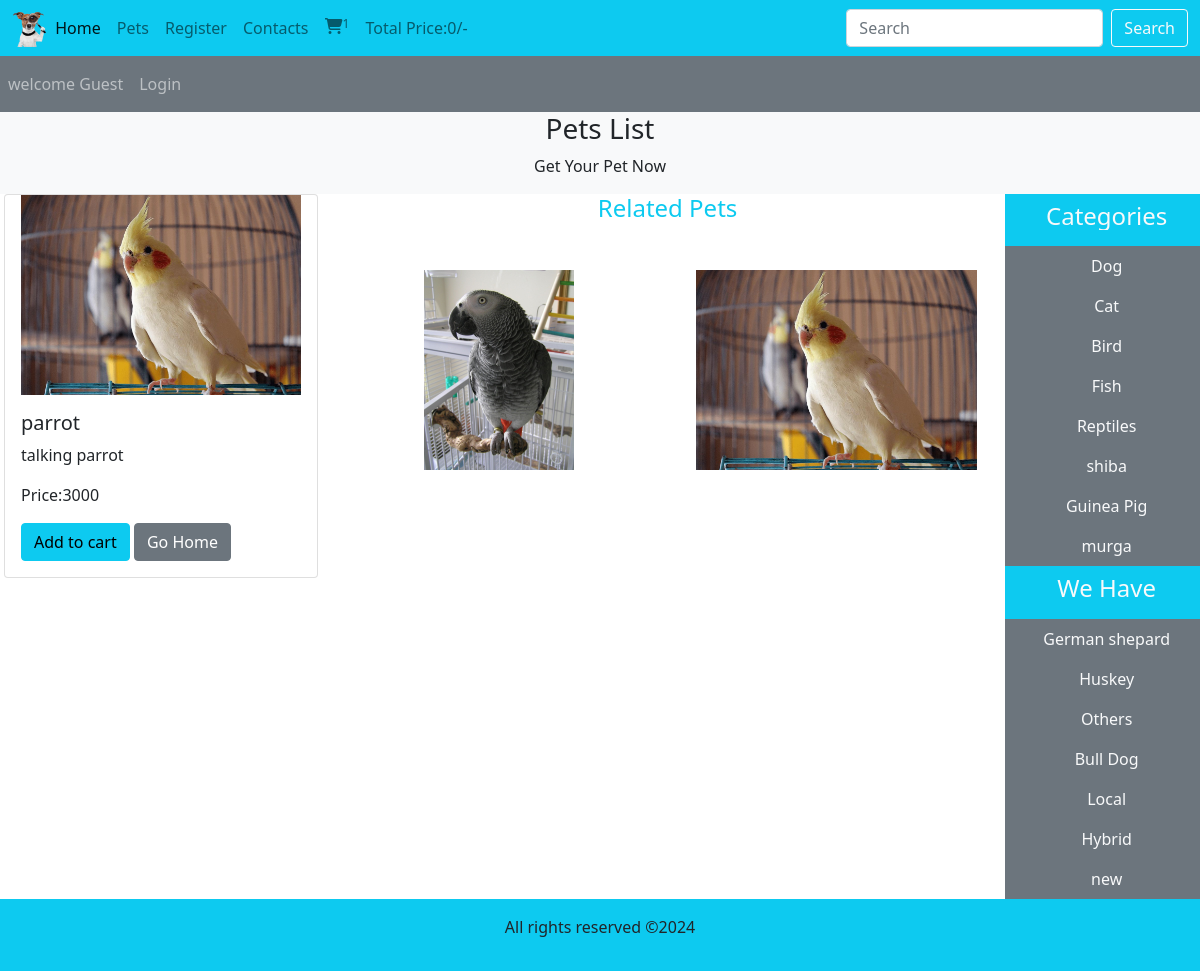
The app's page /pet_details.php?pet_id=3, older data.
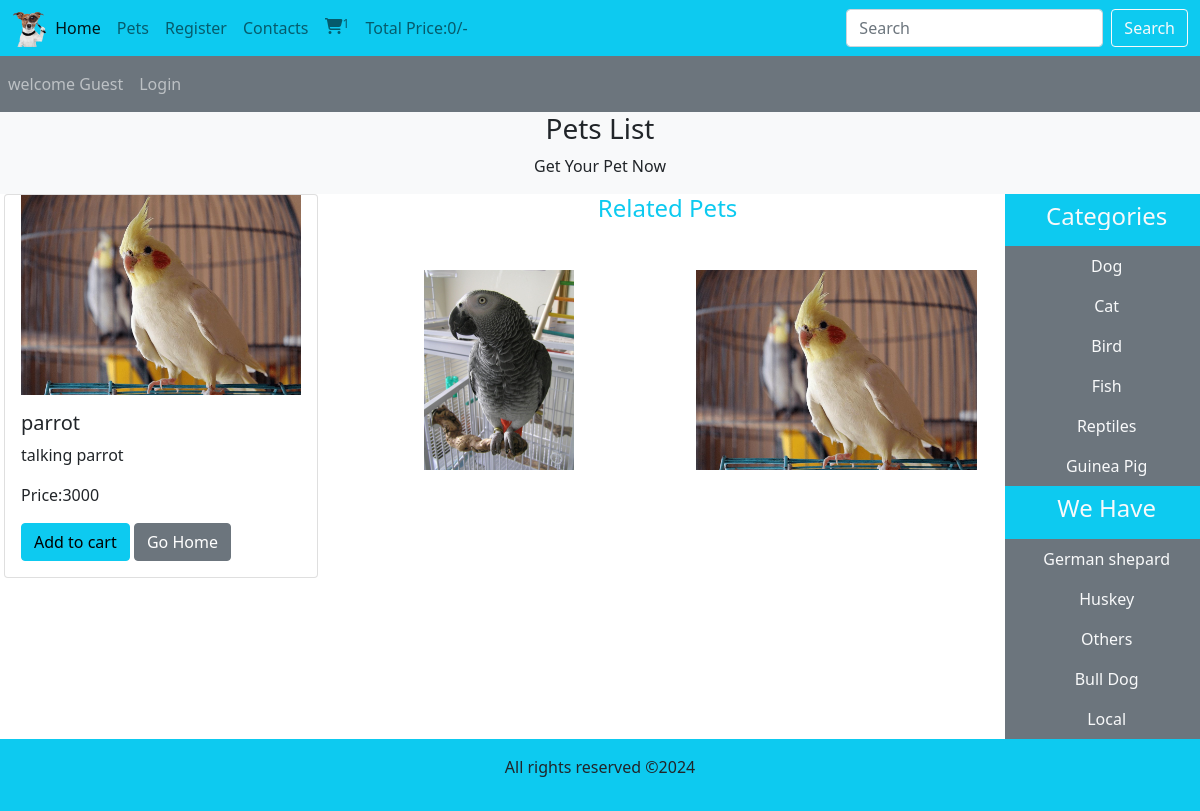
The same page, newer data.
### tables this page shows
CREATE TABLE `pets` (
  `pet_id` int(11) NOT NULL,
  `pet_title` varchar(100) NOT NULL,
  `pet_description` varchar(255) NOT NULL,
  `pet_keywords` varchar(255) NOT NULL,
  `category_id` int(11) NOT NULL,
  `breed_id` int(11) NOT NULL,
  `pet_image1` varchar(255) NOT NULL,
  `pet_image2` varchar(255) NOT NULL,
  `pet_image3` varchar(255) NOT NULL,
  `pet_price` varchar(100) NOT NULL,
  `date` timestamp NOT NULL DEFAULT current_timestamp() ON UPDATE current_timestamp(),
  `status` varchar(100) NOT NULL
);

CREATE TABLE `categories` (
  `category_id` int(11) NOT NULL,
  `category_title` varchar(100) NOT NULL
);

CREATE TABLE `breeds` (
  `breed_id` int(11) NOT NULL,
  `breed_title` varchar(100) NOT NULL
);

### pet_details.php (the view, shortened to what the changed rows need)
<?php
include('./includes/connect.php');
include('./functions/common_function.php');
?>
<!DOCTYPE html>
<html lang="en">
<head>
    <link href="https://cdn.jsdelivr.net/npm/bootstrap@5.0.2/dist/css/bootstrap.min.css" rel="stylesheet">
    <link rel="stylesheet" href="https://cdnjs.cloudflare.com/ajax/libs/font-awesome/6.5.2/css/all.min.css" />
<link rel="stylesheet" href="style.css">
</head>
<body>
  <div class="container-fluid p-0">
<div class="row px-1">
  <div class="col-md-10">
<div class="row">
<?php
view_detais();
?>
</div>
</div>
  <div class="col-md-2 bg-secondary p-0">
     <ul class="navbar-nav me-auto text-center">
  <?php
$select_categories="select * from `categories`";
$result_categories=mysqli_query($con,$select_categories);
while($row_data=mysqli_fetch_assoc($result_categories)){
  $category_title=$row_data['category_title'];
  $category_id=$row_data['category_id'];
  echo"
  <li class='nav-pet ''>
    <a href='index.php?category=$category_id' class='nav-link text-light'> $category_title</a>
  </li>";
}
?>
     </ul>
     <ul class="navbar-nav me-auto text-center">
  <?php
getbreeds();
?>
     </ul>
  </div>
</div>
</div>
</body>
</html>

### functions/common_function.php (shortened to what the changed rows need)
<?php
function getbreeds(){
  global $con;
$select_breeds="select * from `breeds`";
$result_breeds=mysqli_query($con,$select_breeds);
while($row_data=mysqli_fetch_assoc($result_breeds)){
  $breed_title=$row_data['breed_title'];
  $breed_id=$row_data['breed_id'];
  echo"
  <li class='nav-pet ''>
    <a href='index.php?breed=$breed_id' class='nav-link text-light'> $breed_title</a>
  </li>";
}
}
function view_detais(){
  global $con;
  if(isset($_GET['pet_id'])){
  if(!isset($_GET['category'])){
    if(!isset($_GET['breed'])){
      $pet_id=$_GET['pet_id'];
      $select_query="select * from `pets` where pet_id=$pet_id";
  $result_query=mysqli_query($con,$select_query);
  while($row=mysqli_fetch_assoc($result_query)){
    $pet_id=$row['pet_id'];
    $pet_title=$row['pet_title'];
    $pet_description=$row['pet_description'];
    $pet_image1=$row['pet_image1'];
    $pet_image2=$row['pet_image2'];
    $pet_image3=$row['pet_image3'];
    $pet_price=$row['pet_price'];
    echo "<div class='col-md-4 mb-2'>
    <div class='card'>
                    <img src='./admin_area/pet_images/$pet_image1' class='card-img-top' alt='$pet_title'>
                    <div class='card-body'>
                      <h5 class='card-title'> $pet_title</h5>
                      <p class='card-text'> $pet_description</p>
                      <p class='card-text'>Price:$pet_price</p>
                      <a href='index.php?add_to_cart=$pet_id' class='btn btn-info'>Add to cart</a>
                      <a href='index.php' class='btn btn-secondary'>Go Home</a>
                    </div>
    </div>
    </div>
<div class='col-md-8'>
<div class='row'>
    <div class='col-mid-12'>
        <h4 class='text-center text-info mb-5'>Related Pets</h4>
    </div>
<div class='col-md-6'>
<img src='./admin_area/pet_images/$pet_image2' class='card-img-top' alt='$pet_title'>
</div>
<div class='col-md-6'>
<img src='./admin_area/pet_images/$pet_image3' class='card-img-top' alt='$pet_title'>
</div>
</div>
</div>";
  }
  }
  }
}
}
?>

Row changes from the older to the newer data that the page shows:
removed categories: category_title "shiba"
removed categories: category_title "murga"
removed breeds: breed_title "Hybrid"
removed breeds: breed_title "new"
